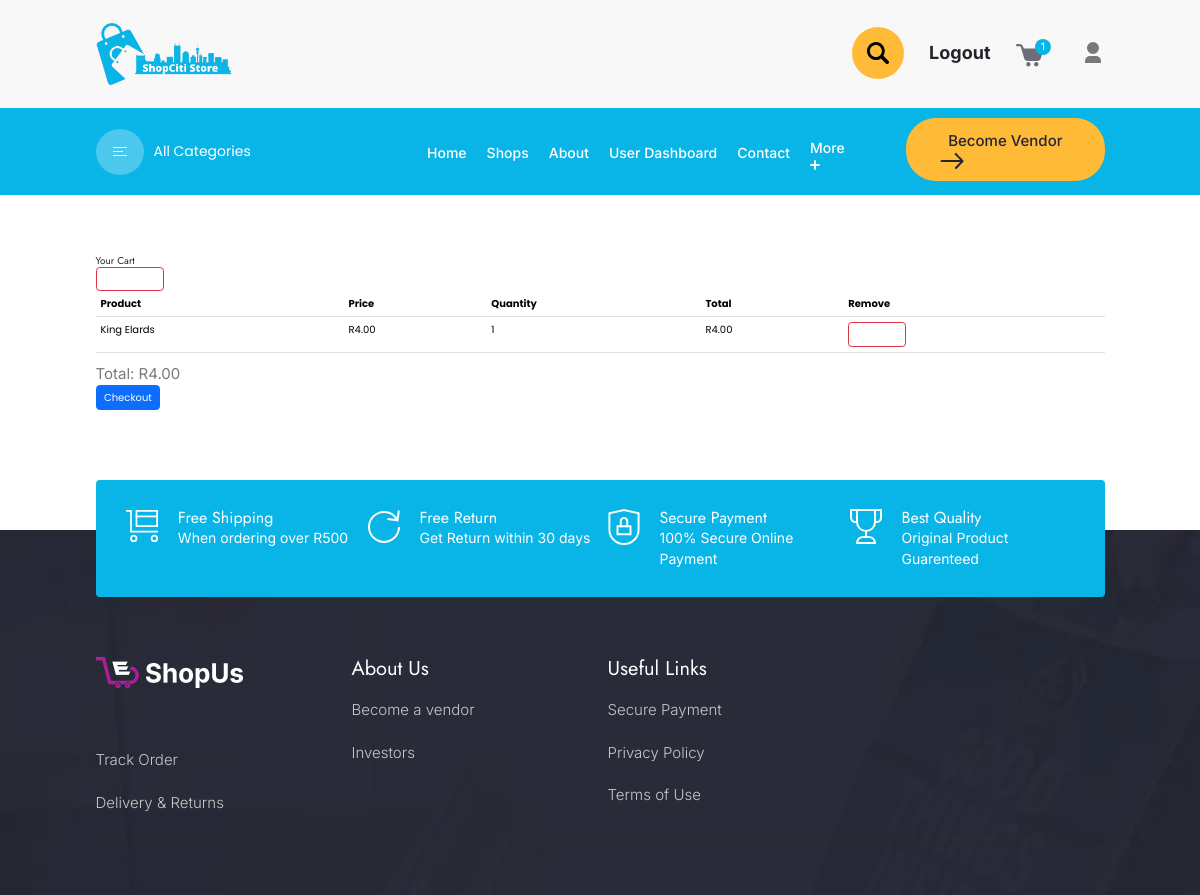
The page /cart/ (signed in) on the database as committed earlier.
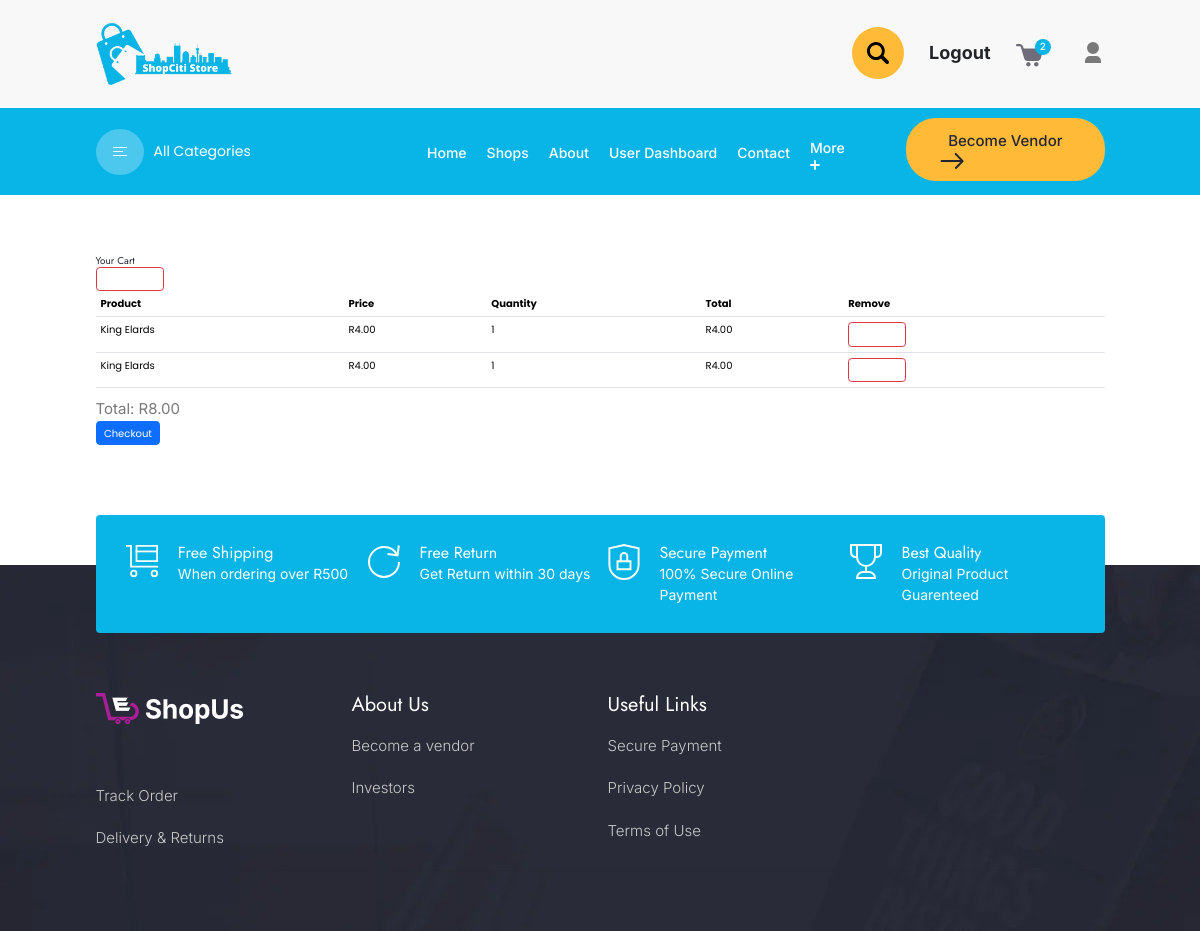
The same page on the database as committed later.
### shopciti_app/models.py (models this page shows, shortened)
class CartItem(models.Model):
    cart = models.ForeignKey('Cart', on_delete=models.CASCADE, default=None)
    product = models.ForeignKey(Product, on_delete=models.CASCADE)
    user = models.ForeignKey(User, on_delete=models.CASCADE)
    quantity = models.PositiveIntegerField(default=1)
    def get_total_price(self):
        return self.product.price * self.quantity

class Product(models.Model):
    name = models.CharField(max_length=100)
    short_description = models.TextField(default='')  # Provide a default empty string
    description = models.TextField()
    image = models.ImageField(upload_to='product_images/')
    price = models.DecimalField(max_digits=10, decimal_places=2)
    added_by = models.ForeignKey(settings.AUTH_USER_MODEL, on_delete=models.CASCADE, default=None, blank=True, null=True)
    on_sale = models.BooleanField(default=False)
    sizes = models.ManyToManyField(Size)
    categories = models.ManyToManyField(Category)
    available = models.PositiveIntegerField(default=True)  # assuming it can't be negative

### shopciti_app/views.py (the view)
# urls.py: path('cart/', views.cart, name='cart'),
@login_required
def cart(request):
    user = request.user
    cart = get_object_or_404(Cart, user=user)
    cart_items = CartItem.objects.filter(cart=cart)
    total_quantity = sum(item.quantity for item in cart_items)
    total_price = sum(item.get_total_price() for item in cart_items)
    if request.method == 'POST' and 'checkout' in request.POST:
        if not cart.order_id:
            cart.order_id = generate_order_id()  # Generate order ID if it doesn't exist
            cart.save()
            print(f"Order ID set in cart view: {cart.order_id}")  # Debug statement
        return redirect('checkout', order_id=cart.order_id)  # Redirect with order_id
    context = {
        'cart_items': cart_items,
        'total_quantity': total_quantity,
        'total_price': total_price,
        'order_id': cart.order_id,  # Pass order_id to the template context
    }
    print(f"Order ID before rendering in cart view: {cart.order_id}")  # Debug statement
    return render(request, 'cart.html', context)

### shopciti_app/templates/cart.html (shortened to what this page needs)
{% extends 'base.html' %} {% block content %}
<section class="checkout product footer-padding">
    <div class="container">
        <h1>Your Cart</h1>
        {% if cart_items %}
        <form method="post" action="{% url 'clear_cart' %}">
            <button type="submit" class="btn btn-danger">Clear Cart</button>
        </form>
        <table class="table">
            <thead>
                <tr>
                    <th>Product</th>
                    <th>Price</th>
                    <th>Quantity</th>
                    <th>Total</th>
                    <th>Remove</th>
                </tr>
            </thead>
            <tbody>
                {% for item in cart_items %}
                <tr>
                    <td>{{ item.product.name }}</td>
                    <td>R{{ item.product.price }}</td>
                    <td>{{ item.quantity }}</td>
                    <td>R{{ item.get_total_price }}</td>
                    <td>
                        <form method="post" action="{% url 'remove_from_cart' %}">
                            <button type="submit" class="btn btn-danger">Remove</button>
                        </form>
                    </td>
                </tr>
                {% endfor %}
            </tbody>
        </table>
        <p>Total: R{{ total_price }}</p>
        <a href="{% url 'checkout' %}?order_id={{ order_id }}" class="btn btn-primary">Checkout</a> {% else %}
        <p>Your cart is empty.</p>
        {% endif %} {% endblock %}

Rows that differ between the two databases and show on the page:
added CartItem: product.name "King Elards", product.price "4.00", quantity "1", get_total_price "4.00"
Other text that changed with them:
{{ total_quantity }}: "1" → "2"
{{ total_price }}: "4.00" → "8.00"
